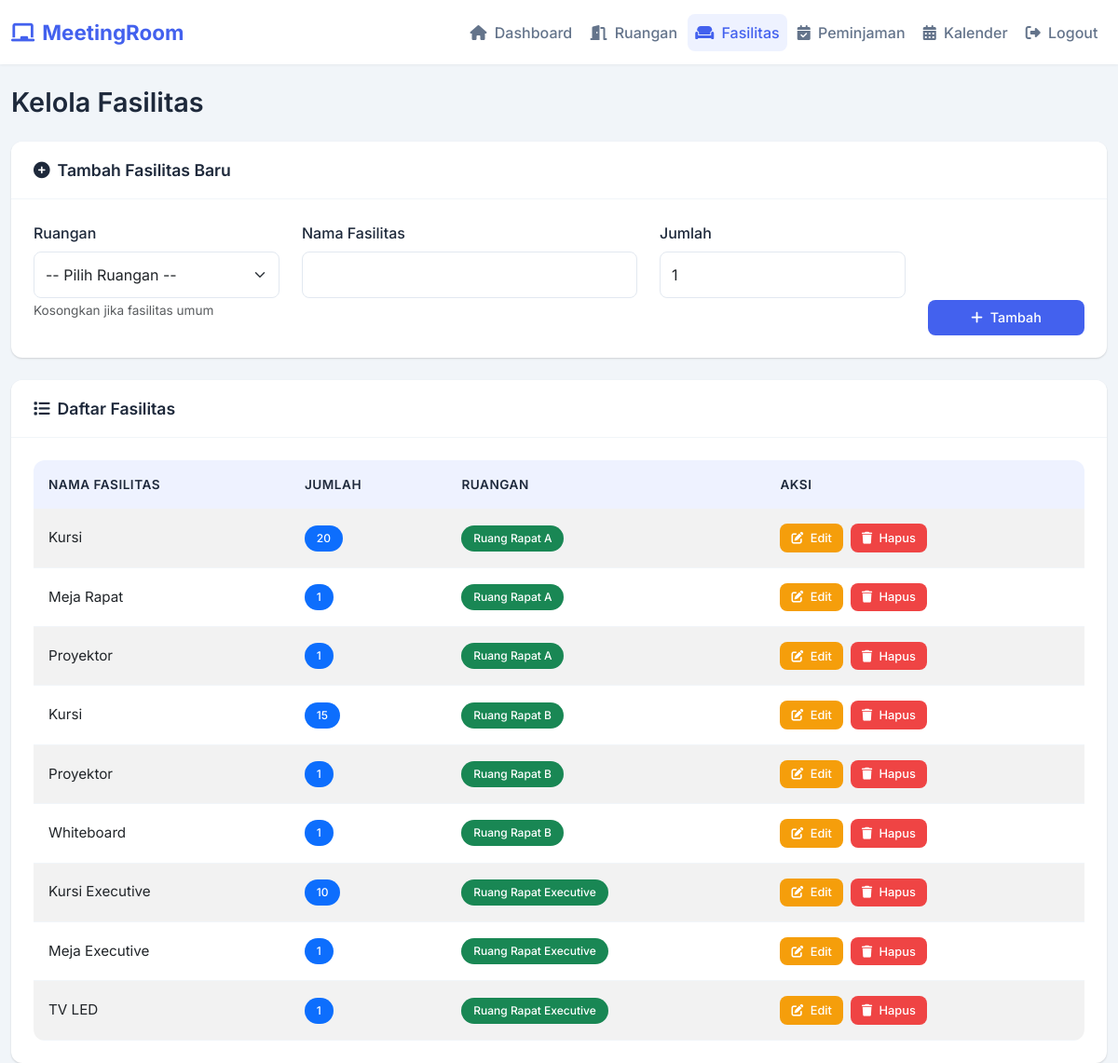
Page /admin/fasilitas.php (signed in) on the committed database.
### tables this page shows
CREATE TABLE fasilitas (
    id INT PRIMARY KEY AUTO_INCREMENT,
    id_ruangan INT,
    nama_fasilitas VARCHAR(100) NOT NULL,
    jumlah INT DEFAULT 1,
    created_at TIMESTAMP DEFAULT CURRENT_TIMESTAMP,
    FOREIGN KEY (id_ruangan) REFERENCES ruangan(id) ON DELETE CASCADE
);

CREATE TABLE ruangan (
    id INT PRIMARY KEY AUTO_INCREMENT,
    nama_ruangan VARCHAR(100) NOT NULL,
    kapasitas INT NOT NULL,
    lokasi VARCHAR(255) NOT NULL,
    created_at TIMESTAMP DEFAULT CURRENT_TIMESTAMP
);

### admin/fasilitas.php (the view, shortened to what this page needs)
<?php
require_once '../includes/config.php';
$fasilitas = [];
$sql = "SELECT f.*, r.nama_ruangan
        FROM fasilitas f
        LEFT JOIN ruangan r ON f.id_ruangan = r.id
        ORDER BY r.nama_ruangan, f.nama_fasilitas";
$result = $conn->query($sql);
if ($result->num_rows > 0) {
    $fasilitas = $result->fetch_all(MYSQLI_ASSOC);
}
?>
<!DOCTYPE html>
<html lang="id">
<head>
    <link href="https://cdn.jsdelivr.net/npm/bootstrap@5.3.0/dist/css/bootstrap.min.css" rel="stylesheet">
    <link rel="stylesheet" href="https://cdnjs.cloudflare.com/ajax/libs/font-awesome/6.4.0/css/all.min.css">
</head>
<body>
    <nav class="navbar navbar-expand-lg navbar-light">
        <div class="container">
            <a class="navbar-brand" href="index.php">
                <i class="fas fa-chalkboard me-2"></i>MeetingRoom
            </a>
            <div class="collapse navbar-collapse" id="navbarNav">
                <ul class="navbar-nav ms-auto">
                    <li class="nav-item">
                        <a class="nav-link" href="index.php">
                            <i class="fas fa-home me-1"></i> Dashboard
                        </a>
                    </li>
                    <li class="nav-item">
                        <a class="nav-link" href="ruangan.php">
                            <i class="fas fa-door-open me-1"></i> Ruangan
                        </a>
                    </li>
                    <li class="nav-item">
                        <a class="nav-link active" href="fasilitas.php">
                            <i class="fas fa-couch me-1"></i> Fasilitas
                        </a>
                    </li>
                    <li class="nav-item">
                        <a class="nav-link" href="peminjaman.php">
                            <i class="fas fa-calendar-check me-1"></i> Peminjaman
                        </a>
                    </li>
                    <li class="nav-item">
                        <a class="nav-link" href="kalender.php">
                            <i class="fas fa-calendar-alt me-1"></i> Kalender
                        </a>
                    </li>
                    <li class="nav-item">
                        <a class="nav-link" href="../logout.php">
                            <i class="fas fa-sign-out-alt me-1"></i> Logout
                        </a>
                    </li>
                </ul>
            </div>
        </div>
    </nav>
    <div class="container mt-4">
        <h1 class="page-title">Kelola Fasilitas</h1>
        <div class="card mb-4">
            <div class="card-header">
                <h5><i class="fas fa-plus-circle me-2"></i>Tambah Fasilitas Baru</h5>
            </div>
            <div class="card-body">
                <form method="POST" action="">
                    <div class="row">
                        <div class="col-md-3">
                            <div class="mb-3">
                                <label for="id_ruangan" class="form-label">Ruangan</label>
                                <select class="form-select" id="id_ruangan" name="id_ruangan">
                                    <option value="">-- Pilih Ruangan --</option>
                                </select>
                                <small class="text-muted">Kosongkan jika fasilitas umum</small>
                            </div>
                        </div>
                        <div class="col-md-4">
                            <div class="mb-3">
                                <label for="nama_fasilitas" class="form-label">Nama Fasilitas</label>
                                <input type="text" class="form-control" id="nama_fasilitas" name="nama_fasilitas" required>
                            </div>
                        </div>
                        <div class="col-md-3">
                            <div class="mb-3">
                                <label for="jumlah" class="form-label">Jumlah</label>
                                <input type="number" class="form-control" id="jumlah" name="jumlah" min="1" value="1" required>
                            </div>
                        </div>
                        <div class="col-md-2 d-flex align-items-end">
                            <button type="submit" name="tambah_fasilitas" class="btn btn-primary w-100">
                                <i class="fas fa-plus me-1"></i> Tambah
                            </button>
                        </div>
                    </div>
                </form>
            </div>
        </div>
        <div class="card">
            <div class="card-header">
                <h5><i class="fas fa-list me-2"></i>Daftar Fasilitas</h5>
            </div>
            <div class="card-body">
                <div class="table-responsive">
                    <table class="table table-striped">
                        <thead>
                            <tr>
                                <th>Nama Fasilitas</th>
                                <th>Jumlah</th>
                                <th>Ruangan</th>
                                <th>Aksi</th>
                            </tr>
                        </thead>
                        <tbody>
                            <?php if (!empty($fasilitas)): ?>
                                <?php foreach ($fasilitas as $f): ?>
                                <tr>
                                    <td><?= htmlspecialchars($f['nama_fasilitas']) ?></td>
                                    <td><span class="badge bg-primary"><?= $f['jumlah'] ?></span></td>
                                    <td>
                                        <?php if ($f['nama_ruangan']): ?>
                                            <span class="badge bg-success"><?= htmlspecialchars($f['nama_ruangan']) ?></span>
                                        <?php else: ?>
                                            <span class="badge badge-general">Umum</span>
                                        <?php endif; ?>
                                    </td>
                                    <td>
                                        <div class="action-buttons">
                                            <button class="btn btn-sm btn-warning" data-bs-toggle="modal" data-bs-target="#editModal<?= $f['id'] ?>">
                                                <i class="fas fa-edit me-1"></i> Edit
                                            </button>
                                            <a href="fasilitas.php?hapus=<?= $f['id'] ?>" class="btn btn-sm btn-danger" onclick="return confirm('Yakin ingin menghapus fasilitas ini?')">
                                                <i class="fas fa-trash me-1"></i> Hapus
                                            </a>
                                        </div>
                                    </td>
                                </tr>
                                <?php endforeach; ?>
                            <?php endif; ?>
                        </tbody>
                    </table>
                </div>
            </div>
        </div>
    </div>
</body>
</html>

### admin/fasilitas.php (style rules this page uses)
:root { --primary: #4361ee; --primary-light: #eef2ff; --secondary: #64748b; --success: #10b981; --warning: #f59e0b; --danger: #ef4444; --info: #0ea5e9; --light: #f8fafc; --dark: #1e293b; --card-shadow: 0 1px 3px rgba(0, 0, 0, 0.05), 0 1px 2px rgba(0, 0, 0, 0.1); --transition: all 0.2s ease; }
body { background-color: #f1f5f9; font-family: 'Inter', sans-serif; color: var(--dark); font-weight: 400; }
.navbar { background: white; box-shadow: 0 1px 3px rgba(0, 0, 0, 0.05); padding: 0.8rem 0; }
.navbar-brand { font-weight: 700; font-size: 1.4rem; color: var(--primary) !important; }
.nav-link { font-weight: 500; padding: 0.5rem 1rem; border-radius: 8px; margin: 0 0.1rem; transition: var(--transition); color: var(--secondary) !important; }
.nav-link:hover, .nav-link.active { background-color: var(--primary-light); color: var(--primary) !important; }
.container { max-width: 1200px; }
.page-title { font-weight: 600; color: var(--dark); margin-bottom: 1.5rem; font-size: 1.8rem; }
.card { border: none; border-radius: 12px; box-shadow: var(--card-shadow); transition: var(--transition); overflow: hidden; background: white; }
.table-responsive { border-radius: 12px; overflow: hidden; }
.table { margin-bottom: 0; border-collapse: separate; border-spacing: 0; }
.table thead th { background-color: var(--primary-light); color: var(--dark); border: none; padding: 1rem; font-weight: 600; font-size: 0.85rem; text-transform: uppercase; letter-spacing: 0.5px; }
.table tbody td { padding: 1rem; vertical-align: middle; border-color: #f1f5f9; font-size: 0.95rem; }
.table tbody tr { transition: var(--transition); }
.badge { padding: 0.5rem 0.8rem; border-radius: 20px; font-weight: 500; font-size: 0.75rem; }
.btn { border-radius: 8px; padding: 0.5rem 1rem; font-weight: 500; transition: var(--transition); font-size: 0.9rem; }
.btn-primary { background: var(--primary); border: none; }
.btn-warning { background: var(--warning); border: none; color: white; }
.btn-danger { background: var(--danger); border: none; }
.btn-sm { padding: 0.35rem 0.75rem; font-size: 0.8rem; }
.card-header { background: white; border-bottom: 1px solid #f1f5f9; padding: 1.25rem 1.5rem; }
.card-header h5 { margin: 0; font-weight: 600; color: var(--dark); font-size: 1.1rem; }
.card-body { padding: 1.5rem; }
.form-label { font-weight: 500; color: var(--dark); margin-bottom: 0.5rem; }
.form-control, .form-select { border-radius: 8px; padding: 0.75rem; border: 1px solid #e2e8f0; transition: var(--transition); }
.action-buttons { display: flex; gap: 0.5rem; }
.text-muted { font-size: 0.85rem; }

### rows in the picture
fasilitas: nama_fasilitas "Kursi", jumlah "20", id_ruangan.nama_ruangan "Ruang Rapat A"
fasilitas: nama_fasilitas "Meja Rapat", jumlah "1", id_ruangan.nama_ruangan "Ruang Rapat A"
fasilitas: nama_fasilitas "Proyektor", jumlah "1", id_ruangan.nama_ruangan "Ruang Rapat A"
fasilitas: nama_fasilitas "Kursi", jumlah "15", id_ruangan.nama_ruangan "Ruang Rapat B"
fasilitas: nama_fasilitas "Proyektor", jumlah "1", id_ruangan.nama_ruangan "Ruang Rapat B"
fasilitas: nama_fasilitas "Whiteboard", jumlah "1", id_ruangan.nama_ruangan "Ruang Rapat B"
fasilitas: nama_fasilitas "Kursi Executive", jumlah "10", id_ruangan.nama_ruangan "Ruang Rapat Executive"
fasilitas: nama_fasilitas "Meja Executive", jumlah "1", id_ruangan.nama_ruangan "Ruang Rapat Executive"
fasilitas: nama_fasilitas "TV LED", jumlah "1", id_ruangan.nama_ruangan "Ruang Rapat Executive"
